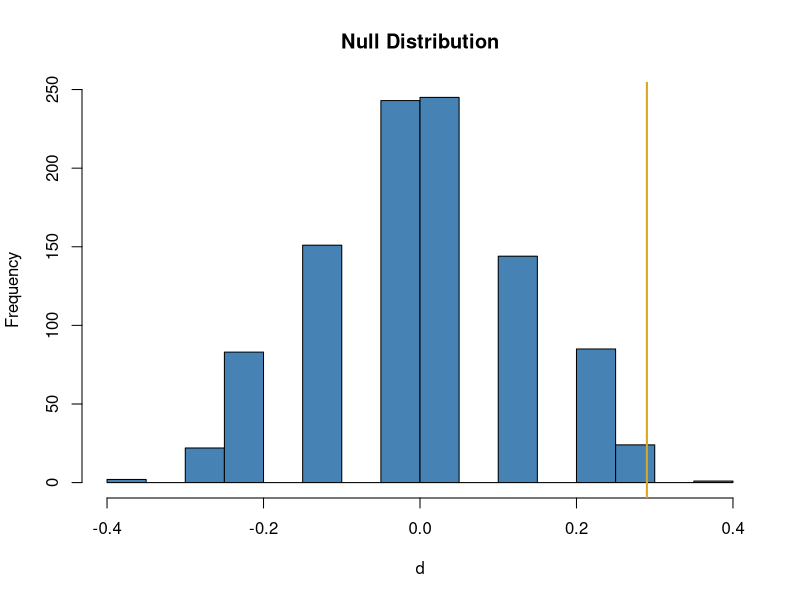

The R script that drew this image:
## ---- chunk 1
library(knitr)
options(digits=2)
knitr::opts_chunk$set(echo = TRUE)
library(dplyr)
library(ggplot2)
## ---- chunk 2
gender <- rep(c("M", "F"), each = 24)
promote <- rep(c("Yes", "No"), c(35, 13))
d <- rep(NA, 1000)
for(i in 1:1000) {
  newgen <- sample(gender)
  tab <- table(newgen, promote)
  d[i] <- diff(tab[, 2]/24)
}
hist(d, col = "steelblue", main = "Null Distribution")
abline(v = .29, col = "goldenrod", lwd = 2)
